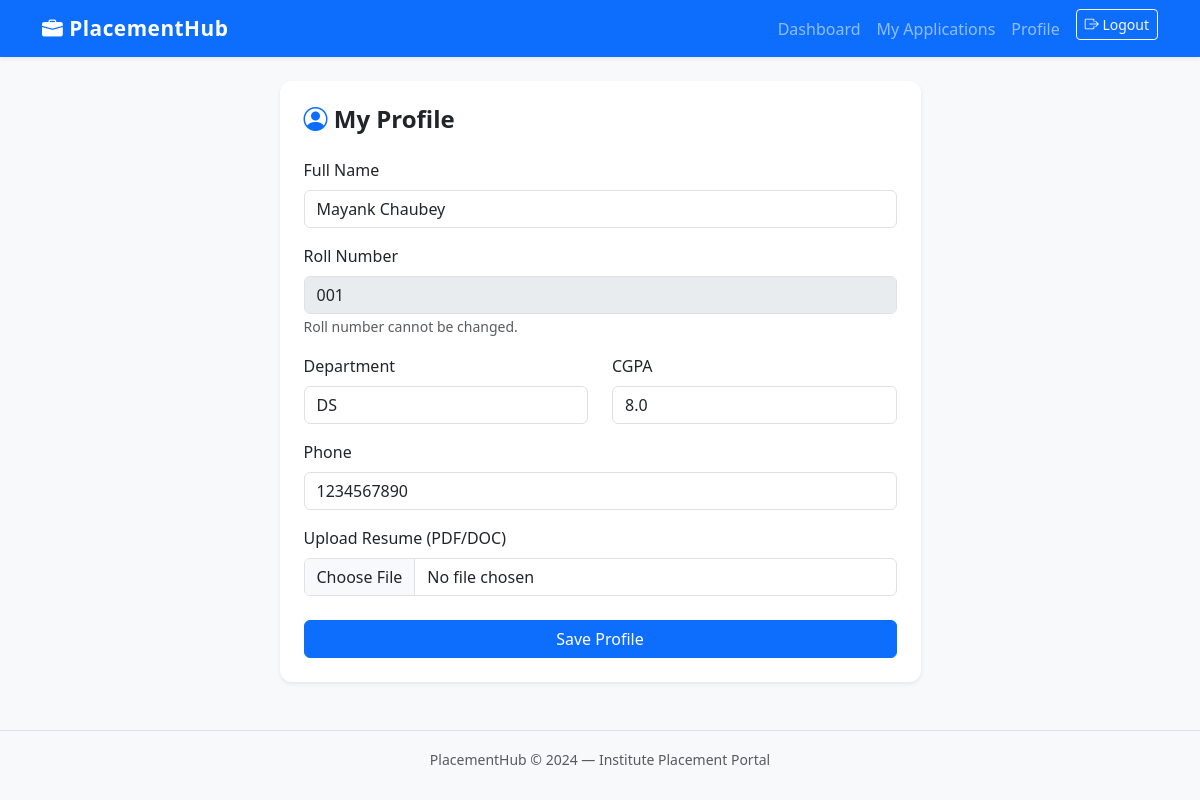
The page /student/profile (signed in) on the database its author committed.
### app/models.py (models this page shows)
class Student(db.Model):
    __tablename__ = 'student'
    id = db.Column(db.Integer, primary_key=True)
    user_id = db.Column(db.Integer, db.ForeignKey('user.id'), nullable=False)
    full_name = db.Column(db.String(100), nullable=False)
    roll_number = db.Column(db.String(50), unique=True, nullable=False)
    department = db.Column(db.String(100))
    cgpa = db.Column(db.Float)
    phone = db.Column(db.String(20))
    resume_filename = db.Column(db.String(200))  # uploaded file name
    applications = db.relationship('Application', backref='student', lazy=True)

### app/student.py (the view, shortened to what this page needs)
@student.route('/profile', methods=['GET', 'POST'])
@login_required
@student_required
def profile():
    s = get_student()
    return render_template('student/profile.html', student=s)

### app/models.py (called while the page is built)
@login_manager.user_loader
def load_user(user_id):
    return User.query.get(int(user_id))

### app/student.py (called while the page is built)
def student_required(f):
    @wraps(f)
    def decorated(*args, **kwargs):
        if not current_user.is_authenticated or current_user.role != 'student':
            flash('Student access required.', 'danger')
            return redirect(url_for('auth.login'))
        return f(*args, **kwargs)
    return decorated

def get_student():
    return Student.query.filter_by(user_id=current_user.id).first()

### app/templates/student/profile.html (shortened to what this page needs)
{% extends 'base.html' %}
{% block content %}
<div class="row justify-content-center">
<div class="col-md-7">
<div class="card shadow-sm border-0">
<div class="card-body p-4">
    <h4 class="fw-bold mb-4"><i class="bi bi-person-circle text-primary"></i> My Profile</h4>
    <form method="POST" action="{{ url_for('student.profile') }}" enctype="multipart/form-data">
        <div class="mb-3">
            <label class="form-label">Full Name</label>
            <input type="text" name="full_name" class="form-control" value="{{ student.full_name }}" required>
        </div>
        <div class="mb-3">
            <label class="form-label">Roll Number</label>
            <input type="text" class="form-control" value="{{ student.roll_number }}" disabled>
            <small class="text-muted">Roll number cannot be changed.</small>
        </div>
        <div class="row">
            <div class="col mb-3">
                <label class="form-label">Department</label>
                <input type="text" name="department" class="form-control" value="{{ student.department or '' }}">
            </div>
            <div class="col mb-3">
                <label class="form-label">CGPA</label>
                <input type="number" step="0.01" min="0" max="10" name="cgpa" class="form-control"
                       value="{{ student.cgpa or '' }}">
            </div>
        </div>
        <div class="mb-3">
            <label class="form-label">Phone</label>
            <input type="tel" name="phone" class="form-control" value="{{ student.phone or '' }}">
        </div>
        <div class="mb-4">
            <label class="form-label">Upload Resume (PDF/DOC)</label>
            <input type="file" name="resume" class="form-control" accept=".pdf,.doc,.docx">
        </div>
        <button type="submit" class="btn btn-primary w-100">Save Profile</button>
    </form>
</div>
</div>
</div>
</div>
{% endblock %}

### app/static/css/style.css (style rules this page uses)
body { background-color: #f8f9fa; font-family: 'Segoe UI', system-ui, sans-serif; }
.card { border-radius: 12px; }

### rows shown on the page
Student: full_name "Mayank Chaubey", roll_number "001", department "DS", cgpa "8.0", phone "1234567890"
